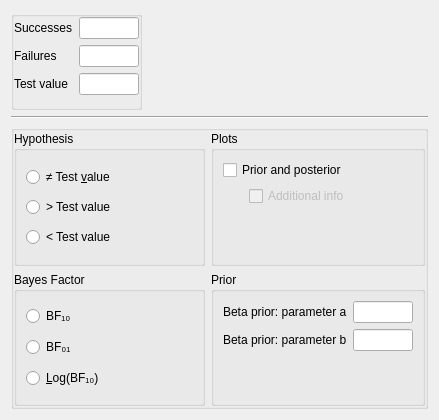
<?xml version="1.0" encoding="UTF-8"?>
<ui version="4.0">
 <class>SummaryStatsBinomialTestBayesianForm</class>
 <widget class="QWidget" name="SummaryStatsBinomialTestBayesianForm">
  <property name="geometry">
   <rect>
    <x>0</x>
    <y>0</y>
    <width>439</width>
    <height>420</height>
   </rect>
  </property>
  <property name="sizePolicy">
   <sizepolicy hsizetype="Fixed" vsizetype="Preferred">
    <horstretch>0</horstretch>
    <verstretch>0</verstretch>
   </sizepolicy>
  </property>
  <property name="windowTitle">
   <string>Form</string>
  </property>
  <layout class="QVBoxLayout" name="verticalLayout_2">
   <item>
    <widget class="GroupBox" name="groupBox">
     <property name="sizePolicy">
      <sizepolicy hsizetype="Fixed" vsizetype="Maximum">
       <horstretch>0</horstretch>
       <verstretch>0</verstretch>
      </sizepolicy>
     </property>
     <property name="title">
      <string/>
     </property>
     <layout class="QFormLayout" name="formLayout">
      <property name="labelAlignment">
       <set>Qt::AlignLeading|Qt::AlignLeft|Qt::AlignVCenter</set>
      </property>
      <property name="leftMargin">
       <number>0</number>
      </property>
      <property name="topMargin">
       <number>0</number>
      </property>
      <property name="rightMargin">
       <number>0</number>
      </property>
      <property name="bottomMargin">
       <number>12</number>
      </property>
      <item row="0" column="0">
       <widget class="QLabel" name="label_5">
        <property name="text">
         <string>Successes</string>
        </property>
       </widget>
      </item>
      <item row="1" column="0">
       <widget class="QLabel" name="label_4">
        <property name="text">
         <string>Failures</string>
        </property>
       </widget>
      </item>
      <item row="2" column="0">
       <widget class="QLabel" name="label">
        <property name="text">
         <string>Test value</string>
        </property>
       </widget>
      </item>
      <item row="0" column="1">
       <widget class="BoundTextBox" name="successes">
        <property name="maximumSize">
         <size>
          <width>60</width>
          <height>16777215</height>
         </size>
        </property>
       </widget>
      </item>
      <item row="1" column="1">
       <widget class="BoundTextBox" name="failures">
        <property name="maximumSize">
         <size>
          <width>60</width>
          <height>16777215</height>
         </size>
        </property>
       </widget>
      </item>
      <item row="2" column="1">
       <widget class="BoundTextBox" name="testValue">
        <property name="maximumSize">
         <size>
          <width>60</width>
          <height>16777215</height>
         </size>
        </property>
       </widget>
      </item>
     </layout>
    </widget>
   </item>
   <item>
    <widget class="Line" name="line">
     <property name="orientation">
      <enum>Qt::Horizontal</enum>
     </property>
    </widget>
   </item>
   <item>
    <widget class="GroupBox" name="groupBox_3">
     <property name="sizePolicy">
      <sizepolicy hsizetype="Preferred" vsizetype="Preferred">
       <horstretch>0</horstretch>
       <verstretch>0</verstretch>
      </sizepolicy>
     </property>
     <property name="title">
      <string/>
     </property>
     <property name="alignment">
      <set>Qt::AlignLeading|Qt::AlignLeft|Qt::AlignTop</set>
     </property>
     <layout class="QGridLayout" name="gridLayout">
      <property name="sizeConstraint">
       <enum>QLayout::SetDefaultConstraint</enum>
      </property>
      <property name="leftMargin">
       <number>0</number>
      </property>
      <property name="topMargin">
       <number>0</number>
      </property>
      <property name="rightMargin">
       <number>0</number>
      </property>
      <property name="bottomMargin">
       <number>0</number>
      </property>
      <item row="0" column="0">
       <widget class="BoundGroupBox" name="hypothesis">
        <property name="title">
         <string>Hypothesis</string>
        </property>
        <property name="alignment">
         <set>Qt::AlignLeading|Qt::AlignLeft|Qt::AlignTop</set>
        </property>
        <property name="flat">
         <bool>false</bool>
        </property>
        <layout class="QVBoxLayout" name="verticalLayout_3">
         <property name="topMargin">
          <number>12</number>
         </property>
         <property name="bottomMargin">
          <number>12</number>
         </property>
         <item>
          <widget class="QRadioButton" name="_1twoTailed">
           <property name="sizePolicy">
            <sizepolicy hsizetype="Fixed" vsizetype="Fixed">
             <horstretch>0</horstretch>
             <verstretch>0</verstretch>
            </sizepolicy>
           </property>
           <property name="text">
            <string>≠ Test &amp;value</string>
           </property>
          </widget>
         </item>
         <item>
          <widget class="QRadioButton" name="_2oneTailedGreaterThan">
           <property name="sizePolicy">
            <sizepolicy hsizetype="Fixed" vsizetype="Fixed">
             <horstretch>0</horstretch>
             <verstretch>0</verstretch>
            </sizepolicy>
           </property>
           <property name="text">
            <string>&gt; Test value</string>
           </property>
          </widget>
         </item>
         <item>
          <widget class="QRadioButton" name="_3oneTailedLessThan">
           <property name="sizePolicy">
            <sizepolicy hsizetype="Fixed" vsizetype="Fixed">
             <horstretch>0</horstretch>
             <verstretch>0</verstretch>
            </sizepolicy>
           </property>
           <property name="text">
            <string>&lt; Test value</string>
           </property>
          </widget>
         </item>
        </layout>
       </widget>
      </item>
      <item row="0" column="2">
       <widget class="BoundGroupBox" name="plotsGroup">
        <property name="sizePolicy">
         <sizepolicy hsizetype="Preferred" vsizetype="Minimum">
          <horstretch>0</horstretch>
          <verstretch>0</verstretch>
         </sizepolicy>
        </property>
        <property name="title">
         <string>Plots</string>
        </property>
        <property name="alignment">
         <set>Qt::AlignLeading|Qt::AlignLeft|Qt::AlignTop</set>
        </property>
        <layout class="QGridLayout" name="gridLayout_2">
         <item row="3" column="1">
          <spacer name="verticalSpacer">
           <property name="orientation">
            <enum>Qt::Vertical</enum>
           </property>
           <property name="sizeHint" stdset="0">
            <size>
             <width>20</width>
             <height>20</height>
            </size>
           </property>
          </spacer>
         </item>
         <item row="2" column="0">
          <widget class="QWidget" name="widget" native="true">
           <property name="maximumSize">
            <size>
             <width>20</width>
             <height>16777215</height>
            </size>
           </property>
          </widget>
         </item>
         <item row="2" column="1">
          <widget class="BoundCheckBox" name="plotPriorAndPosteriorAdditionalInfo">
           <property name="enabled">
            <bool>false</bool>
           </property>
           <property name="layoutDirection">
            <enum>Qt::LeftToRight</enum>
           </property>
           <property name="text">
            <string>Additional info</string>
           </property>
          </widget>
         </item>
         <item row="1" column="0" colspan="2">
          <widget class="BoundCheckBox" name="plotPriorAndPosterior">
           <property name="text">
            <string>Prior and posterior</string>
           </property>
          </widget>
         </item>
        </layout>
       </widget>
      </item>
      <item row="1" column="0">
       <widget class="BoundGroupBox" name="bayesFactorType">
        <property name="sizePolicy">
         <sizepolicy hsizetype="MinimumExpanding" vsizetype="Preferred">
          <horstretch>0</horstretch>
          <verstretch>0</verstretch>
         </sizepolicy>
        </property>
        <property name="title">
         <string>Bayes Factor</string>
        </property>
        <property name="alignment">
         <set>Qt::AlignLeading|Qt::AlignLeft|Qt::AlignTop</set>
        </property>
        <property name="flat">
         <bool>false</bool>
        </property>
        <layout class="QVBoxLayout" name="verticalLayout_4">
         <item>
          <widget class="QRadioButton" name="_1">
           <property name="sizePolicy">
            <sizepolicy hsizetype="Fixed" vsizetype="Fixed">
             <horstretch>0</horstretch>
             <verstretch>0</verstretch>
            </sizepolicy>
           </property>
           <property name="text">
            <string>BF₁₀</string>
           </property>
          </widget>
         </item>
         <item>
          <widget class="QRadioButton" name="_2">
           <property name="sizePolicy">
            <sizepolicy hsizetype="Fixed" vsizetype="Fixed">
             <horstretch>0</horstretch>
             <verstretch>0</verstretch>
            </sizepolicy>
           </property>
           <property name="text">
            <string>BF₀₁</string>
           </property>
          </widget>
         </item>
         <item>
          <widget class="QRadioButton" name="_3">
           <property name="sizePolicy">
            <sizepolicy hsizetype="Fixed" vsizetype="Fixed">
             <horstretch>0</horstretch>
             <verstretch>0</verstretch>
            </sizepolicy>
           </property>
           <property name="text">
            <string>&amp;Log(BF₁₀)</string>
           </property>
          </widget>
         </item>
        </layout>
       </widget>
      </item>
      <item row="1" column="2">
       <widget class="BoundGroupBox" name="missingValues">
        <property name="sizePolicy">
         <sizepolicy hsizetype="Preferred" vsizetype="Preferred">
          <horstretch>0</horstretch>
          <verstretch>0</verstretch>
         </sizepolicy>
        </property>
        <property name="title">
         <string>Prior</string>
        </property>
        <property name="alignment">
         <set>Qt::AlignLeading|Qt::AlignLeft|Qt::AlignTop</set>
        </property>
        <property name="flat">
         <bool>false</bool>
        </property>
        <layout class="QFormLayout" name="formLayout_2">
         <property name="labelAlignment">
          <set>Qt::AlignLeading|Qt::AlignLeft|Qt::AlignVCenter</set>
         </property>
         <item row="0" column="0">
          <widget class="QLabel" name="label_2">
           <property name="text">
            <string>Beta prior: parameter a</string>
           </property>
          </widget>
         </item>
         <item row="0" column="1">
          <widget class="BoundTextBox" name="betaPriorParamA">
           <property name="maximumSize">
            <size>
             <width>60</width>
             <height>16777215</height>
            </size>
           </property>
          </widget>
         </item>
         <item row="1" column="0">
          <widget class="QLabel" name="label_3">
           <property name="text">
            <string>&lt;html&gt;&lt;head/&gt;&lt;body&gt;&lt;p&gt;Beta prior: parameter b&lt;/p&gt;&lt;/body&gt;&lt;/html&gt;</string>
           </property>
          </widget>
         </item>
         <item row="1" column="1">
          <widget class="BoundTextBox" name="betaPriorParamB">
           <property name="maximumSize">
            <size>
             <width>60</width>
             <height>16777215</height>
            </size>
           </property>
          </widget>
         </item>
         <item row="2" column="0">
          <spacer name="verticalSpacer_2">
           <property name="orientation">
            <enum>Qt::Vertical</enum>
           </property>
           <property name="sizeHint" stdset="0">
            <size>
             <width>20</width>
             <height>10</height>
            </size>
           </property>
          </spacer>
         </item>
        </layout>
       </widget>
      </item>
     </layout>
    </widget>
   </item>
  </layout>
 </widget>
 <customwidgets>
  <customwidget>
   <class>GroupBox</class>
   <extends>QGroupBox</extends>
   <header>widgets/groupbox.h</header>
   <container>1</container>
  </customwidget>
  <customwidget>
   <class>BoundTextBox</class>
   <extends>QLineEdit</extends>
   <header>widgets/boundtextbox.h</header>
  </customwidget>
  <customwidget>
   <class>BoundGroupBox</class>
   <extends>QGroupBox</extends>
   <header>widgets/boundgroupbox.h</header>
   <container>1</container>
  </customwidget>
  <customwidget>
   <class>BoundCheckBox</class>
   <extends>QCheckBox</extends>
   <header>widgets/boundcheckbox.h</header>
  </customwidget>
 </customwidgets>
 <tabstops>
  <tabstop>successes</tabstop>
  <tabstop>failures</tabstop>
  <tabstop>testValue</tabstop>
  <tabstop>_1twoTailed</tabstop>
  <tabstop>_2oneTailedGreaterThan</tabstop>
  <tabstop>_3oneTailedLessThan</tabstop>
  <tabstop>plotPriorAndPosterior</tabstop>
  <tabstop>plotPriorAndPosteriorAdditionalInfo</tabstop>
  <tabstop>_1</tabstop>
  <tabstop>_2</tabstop>
  <tabstop>_3</tabstop>
  <tabstop>betaPriorParamA</tabstop>
  <tabstop>betaPriorParamB</tabstop>
 </tabstops>
 <resources/>
 <connections>
  <connection>
   <sender>plotPriorAndPosterior</sender>
   <signal>toggled(bool)</signal>
   <receiver>plotPriorAndPosteriorAdditionalInfo</receiver>
   <slot>setEnabled(bool)</slot>
   <hints>
    <hint type="sourcelabel">
     <x>306</x>
     <y>142</y>
    </hint>
    <hint type="destinationlabel">
     <x>319</x>
     <y>165</y>
    </hint>
   </hints>
  </connection>
 </connections>
</ui>
